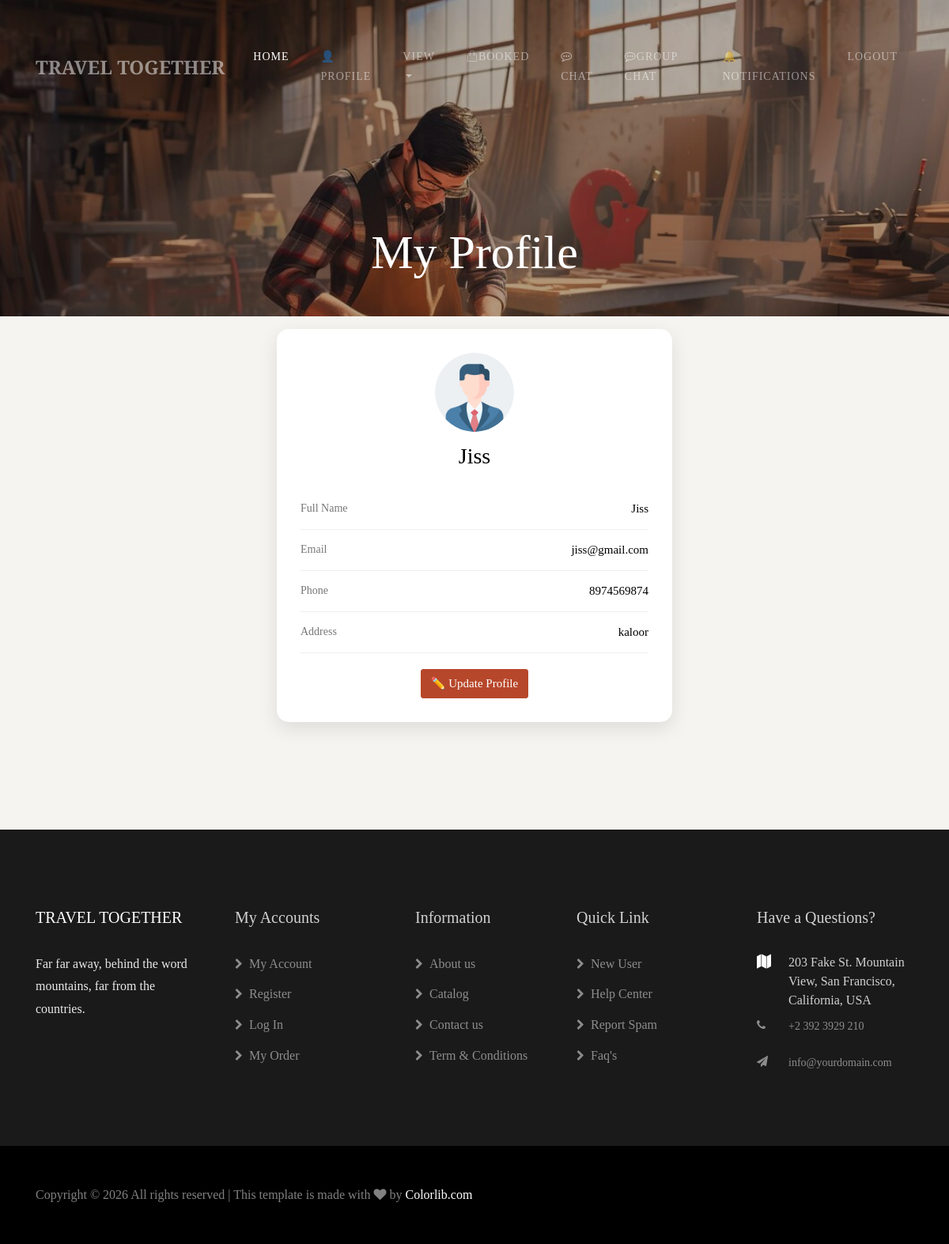
The page /userProfile/ (signed in) on the database its author committed.
### CraftifyApp/models.py (models this page shows, shortened)
class User(models.Model):
    name = models.CharField(max_length=100)
    email = models.EmailField(max_length=100)
    phone = models.IntegerField()
    address = models.CharField(max_length=300)
    loginid = models.ForeignKey(Login, on_delete=models.CASCADE)

### CraftifyApp/views.py (the view)
# urls.py: path('userProfile/', views.userProfile),
def userProfile(request):
    uid = request.session["uid"]
    user = User.objects.get(loginid=uid)
    return render(request, "USER/userProfile.html", {"user": user})

### templates/USER/userProfile.html (shortened to what this page needs)
{% extends 'USER/userBase.html' %}
{% block header %}
<section class="hero-wrap hero-wrap-2" style="background-image: url('../static/images/bg_2.jpg');">
    <div class="overlay"></div>
    <div class="container">
        <div class="row no-gutters slider-text align-items-end justify-content-center">
            <div class="col-md-9 ftco-animate mb-5 text-center">
                <h2 class="mb-0 bread">My Profile</h2>
            </div>
        </div>
    </div>
</section>
<section class="ftco-section bg-light">
    <div class="profile-box">
        <div style="text-align:center; margin-bottom:20px;">
            <img src="/static/images/profile.png" style="width:100px; height:100px; border-radius:50%;">
            <h3 style="margin-top:10px;">{{ user.name }}</h3>
        </div>
      <div class="profile-details">
    <div class="profile-row">
        <span>Full Name</span>
        <strong>{{ user.name }}</strong>
    </div>
    <div class="profile-row">
        <span>Email</span>
        <strong>{{ user.email }}</strong>
    </div>
    <div class="profile-row">
        <span>Phone</span>
        <strong>{{ user.phone }}</strong>
    </div>
    <div class="profile-row">
        <span>Address</span>
        <strong>{{ user.address }}</strong>
    </div>
</div>
        <div style="text-align:center; margin-top:20px;">
            <a href="/updateUserProfilePage/" class="btn btn-primary">✏️ Update Profile</a>
        </div>
    </div>
</section>
{% endblock %}

### templates/USER/userProfile.html (style rules this page uses)
.profile-box { max-width: 500px; margin: -80px auto 40px auto; background: #ffffff; padding: 30px; border-radius: 15px; box-shadow: 0 8px 25px rgba(0,0,0,0.1); }
.profile-box h3 { text-align: center; margin-bottom: 20px; }
.profile-details { margin-top: 20px; }
.profile-row { display: flex; justify-content: space-between; padding: 12px 0; border-bottom: 1px solid #eee; }
.profile-row span { color: #777; font-size: 14px; }
.profile-row strong { color: #000; font-size: 15px; text-align: right; max-width: 60%; word-break: break-word; }

### rows shown on the page
User: name "Jiss", email "jiss@gmail.com", phone "8974569874", address "kaloor"
